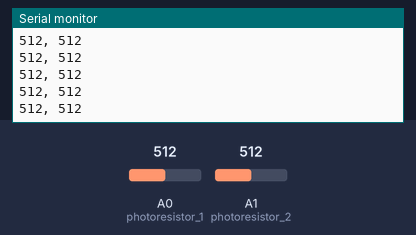
This sketch was run on a simulated Arduino Uno, built with avr-gcc and run on an emulated ATmega328P. Parts: the last lines printed to the serial monitor. The test bench sets the inputs (shaded band); at power-on: A1 (photoresistor_2) = 512, A0 (photoresistor_1) = 512.

Above: at 4.2 s.
4.3 s: A1 (photoresistor_2) set to 987
At 5.32 s:
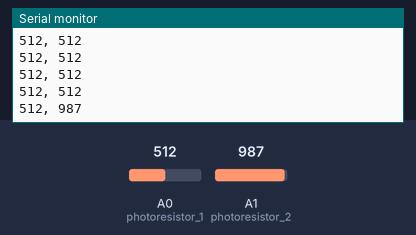
5.8 s: A1 (photoresistor_2) set to 1018
At 5.86 s:
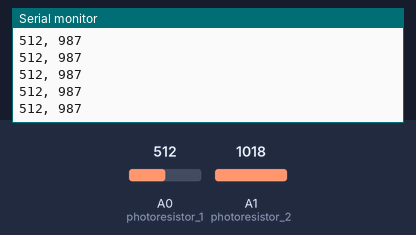
Timing chart, 0 to 8.8 s (numbered marks = the images above; inputs shaded):
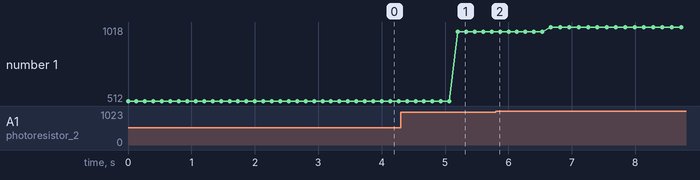

The sketch:

DuoPhotoresistorTest.ino
```cpp
int sensorValue1 = 0;//Variable for photoresistor 1
int sensorValue2 = 0;//Variable for photoresistor 2

void setup() {
  pinMode(A0, INPUT);//photoresistor 1
  pinMode(A1, INPUT);//photoresistor 2
  Serial.begin(750);//update speed
}

void loop() {
  // read the value from the sensor
  sensorValue1 = analogRead(A0);  //sets variable to photoresistor 1 value
  sensorValue2 = analogRead(A1);  //sets variable to photoresistor 2 value

  // print the sensor reading so you know its range
  Serial.print(sensorValue1);     //prints photoresistor 1 value
  Serial.print(", ");             //Formatting
  Serial.println(sensorValue2);   //prints photoresistor 2 value
}
```

Measured:
- after the input at 4.3 s, the serial monitor: prints a new line after 0.90 s (image 1)
- plotted number 1: 512 → 987 after the input at 4.3 s, 987 → 1018 after the input at 5.8 s
